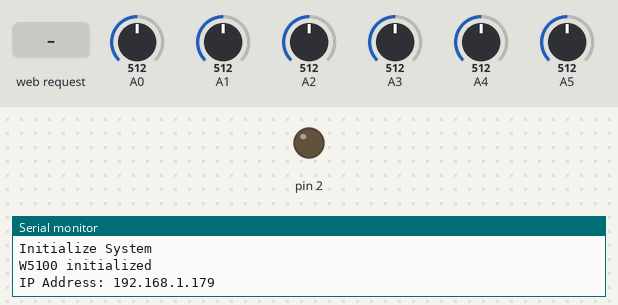
The sketch below on a simulated Arduino Uno, built for the host (arithmetic inside an expression is 32-bit, double 64-bit). On the bench: output pins drawn as LEDs (lit = HIGH), the last lines printed to the serial monitor. The test bench sets the inputs (shaded band); at power-on: A0 = 512, A1 = 512, A2 = 512, A3 = 512, A4 = 512, A5 = 512. WiFi joins after 1.5 s; servers stay silent unless stated.

Above: at 2.7 s.
2.8 s: HTTP request GET /dig2on received
At 3.9 s:
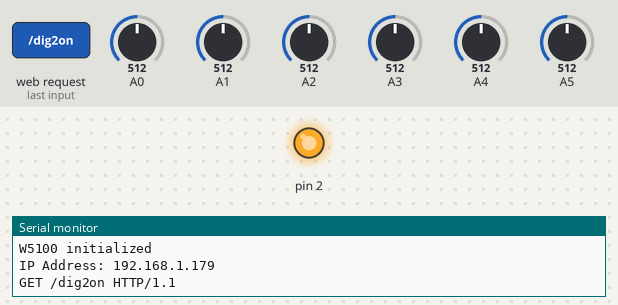
4.3 s: HTTP request GET /dig2off received
At 5.1 s:
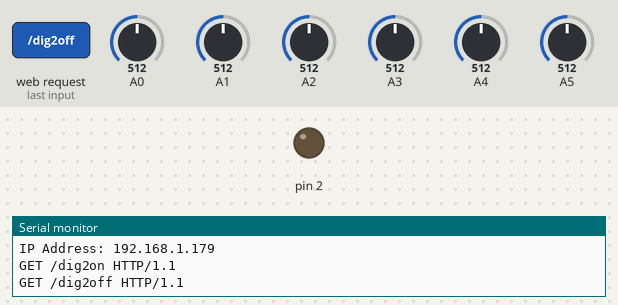
Timing chart, 0 to 7.3 s (numbered marks = the images above; inputs shaded):
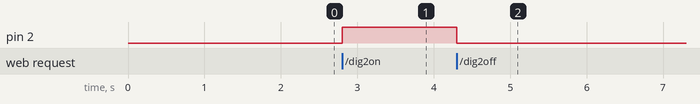

The sketch:

testEthSh.ino
```cpp
//Libraries
#include <Ethernet.h>//https://github.com/CisecoPlc/Arduino-W5100-W5200/tree/master/Ethernet
//Parameters
String request ;
unsigned long refreshCounter  = 0;
byte mac[] = { 0xDE, 0xAD, 0xBE, 0xEF, 0xFE, 0xED };
//Objects
EthernetServer server(80);
IPAddress ip(192, 168, 1, 179);
EthernetClient client;
void setup() {
 //Init Serial USB
 Serial.begin(9600);
 Serial.println(F("Initialize System"));
 //Init W5100
 Ethernet.begin(mac, ip);
 while (!Ethernet.begin(mac)) {
   Serial.println(F("failed. Retrying in 5 seconds."));
   delay(5000);
   Serial.print(F("Starting W5100..."));
 }
 pinMode(2, OUTPUT);
 server.begin();
 Serial.println(F("W5100 initialized"));
 Serial.print(F("IP Address: "));
 Serial.println(Ethernet.localIP());
}
void loop() {
 client = server.available();
 clientRequest();
 handleRequest();
}
void clientRequest( ) { /* function clientRequest */
 ////Get client request
 if (!client) {
   return;
 }
 // Wait until the client sends some data
 while (!client.available()) {
   delay(1);
 }
 request = client.readStringUntil('\r'); // Read the first line of the request
 Serial.println(request);
 client.flush();
}
void handleRequest( ) { /* function handleRequest */
 ////Handle web client request
 if (request.indexOf('GET') >= 0) {
   {
     webpage(client);
     client.stop();
   }
 }
 if (request.indexOf("/dig2on") > 0) {
   {
     digitalWrite(2, HIGH);
   }
 }
 if (request.indexOf("/dig2off") > 0) {
   {
     digitalWrite(2, LOW);
   }
 }
}
void webpage(EthernetClient client) { /* function webpage */
 ////Send webpage to client
 //output HTML data header
 client.println(F("HTTP/1.1 200 OK"));
 client.println(F("Content-Type: text/html"));
 client.println();
 //header
 client.print(F("<!DOCTYPE HTML><html><head><title>AranaCorp</title>"));
 client.print(F("<meta http-equiv='content-type' content='text/html; charset=UTF-8'>"));
 //meta-refresh page every x seconds
 client.print(F("<meta http-equiv='refresh' content='2'>"));
 client.print(F("</head><body bgcolor='black'><br>"));
 client.print(F("<hr/><hr>"));
 client.print(F("<h1 style='color : #3AAA35;'><center> AranaCorp - Arduino Web Controller </center></h1>"));
 client.print(F("<hr/><hr>"));
 client.print("<center><p style='color:white;'>");
 client.print(F("Page refresh number : "));
 client.print(refreshCounter); //current refresh count
 client.print("</p></center><br>");
 client.print(F("<h2 style='color:green;'>Arduino Inputs</h2>"));
 client.print("<p style='color:white;'>");
 client.print("<br><br>");
 //output analog input pin
 for (int i = 0; i < 6; i++) {
   client.print("<b>Input A");
   client.print(i);
   client.print(" : </b>");
   client.print(analogRead(14 + i)); //A0=14, A1=15 ,etc.
   client.print(F("<br>"));
 }
 client.print(F("</p><br>"));
 //digital output
 client.print(F("<h2 style='color:green;'>Arduino Outputs</h2>"));
 client.print(F("<p style='color:white;'>"));
 client.print(F("<br><br>"));
 client.print(F("<b>Digital output Pin 2 : </b>"));
 client.print("<input value=" + String(digitalRead(2)) + " readonly></input>");
 client.print(F("<a href='/dig2on'><button>Turn On </button></a>"));
 client.print(F("<a href='/dig2off'><button>Turn Off </button></a><br />"));
 client.print(F("</p><br>"));
 //file end
 client.print(F("<br></body></html>"));
 refreshCounter += 1;
}
```

Measured:
- after the input at 2.8 s, pin 2: LOW → HIGH at once
- after the input at 4.3 s, pin 2: HIGH → LOW at once
